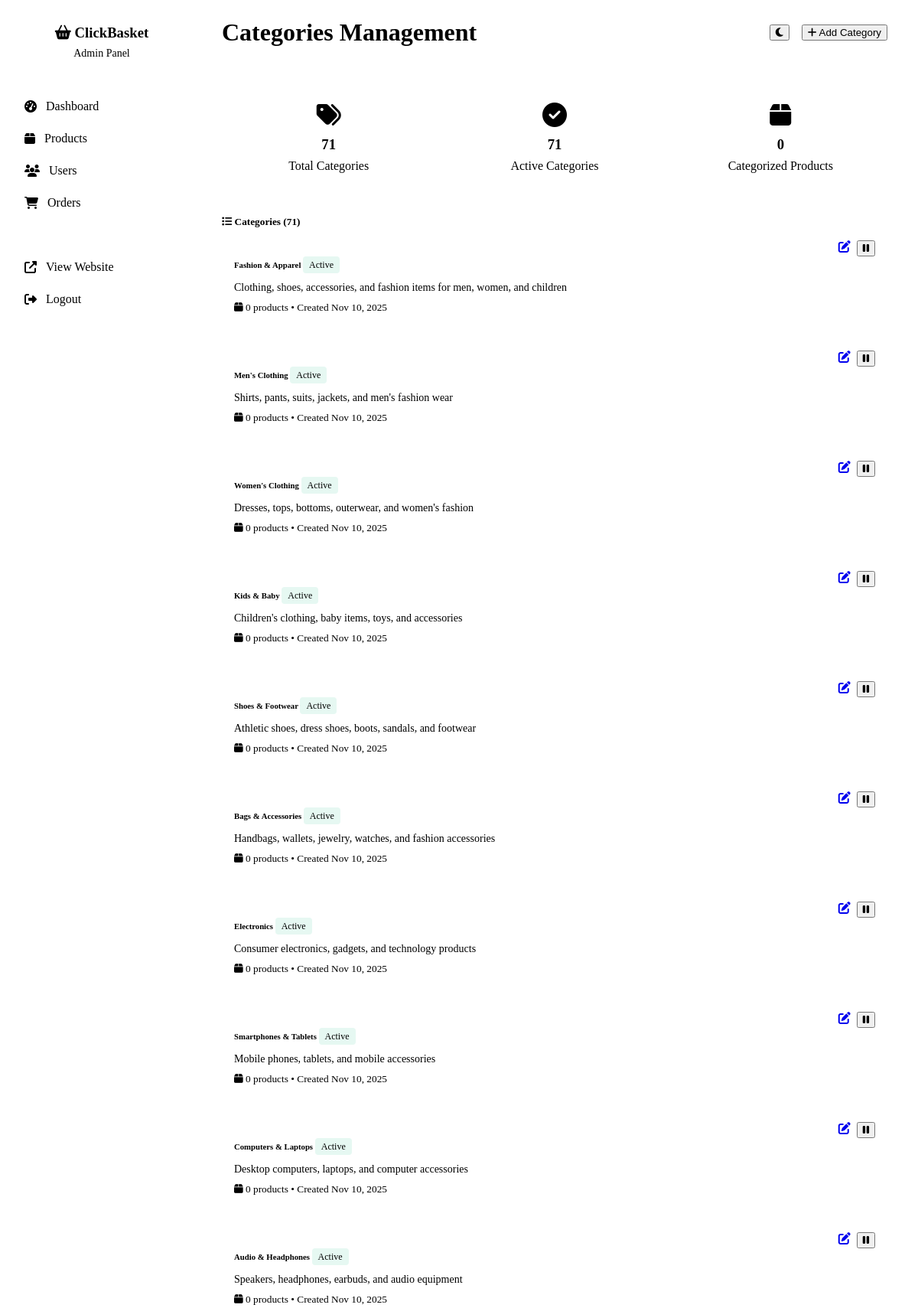
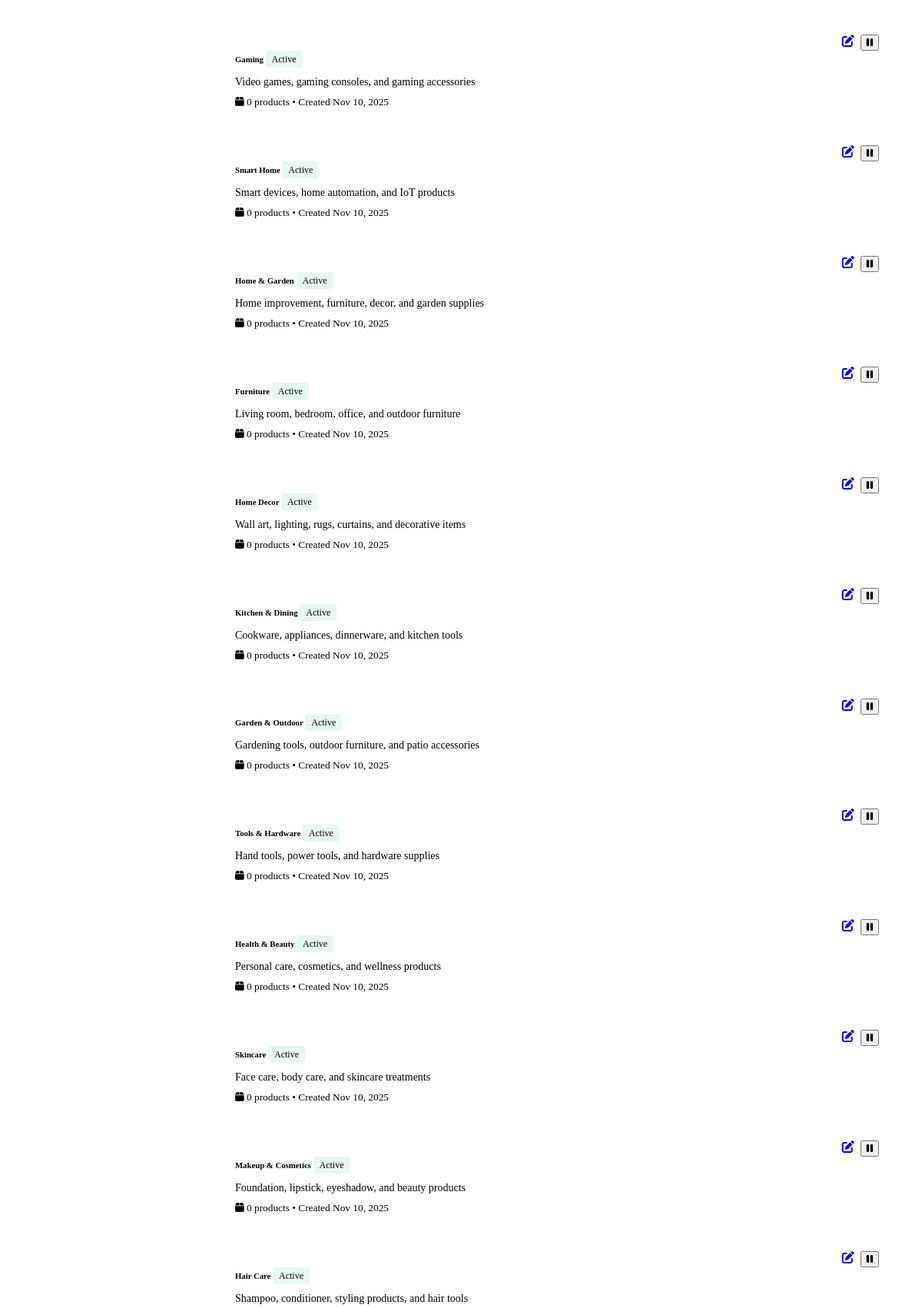
Screenshot of /admin/categories.php (signed in, upper part) with the database file from the repository (2 pictures, top to bottom).
### tables this page shows
CREATE TABLE categories (
    id INT PRIMARY KEY AUTO_INCREMENT,
    name VARCHAR(100) NOT NULL,
    slug VARCHAR(100) UNIQUE NOT NULL,
    description TEXT,
    image VARCHAR(255),
    is_active BOOLEAN DEFAULT TRUE,
    created_at TIMESTAMP DEFAULT CURRENT_TIMESTAMP
);

### admin/categories.php (the view, shortened to what this page needs)
<?php
$database = new Database();
$db = $database->getConnection();
try {
    $categories_query = "SELECT c.*, COUNT(p.id) as product_count
                        FROM categories c
                        LEFT JOIN products p ON c.id = p.category_id AND p.is_active = 1
                        GROUP BY c.id
                        ORDER BY c.created_at DESC";
    $categories_stmt = $db->prepare($categories_query);
    $categories_stmt->execute();
    $categories = $categories_stmt->fetchAll(PDO::FETCH_ASSOC);
    $stats_query = "SELECT
        COUNT(*) as total_categories,
        SUM(CASE WHEN is_active = 1 THEN 1 ELSE 0 END) as active_categories,
        (SELECT COUNT(*) FROM products WHERE category_id IS NOT NULL AND is_active = 1) as categorized_products
        FROM categories";
    $stats_stmt = $db->prepare($stats_query);
    $stats_stmt->execute();
    $stats = $stats_stmt->fetch(PDO::FETCH_ASSOC);
} catch (Exception $e) {
    $categories = [];
    $stats = ['total_categories' => 0, 'active_categories' => 0, 'categorized_products' => 0];
}
?>
<!DOCTYPE html>
<html lang="en">
<head>
    <link rel="stylesheet" href="<?php echo SITE_URL; ?>/assets/css/style.css">
    <link rel="stylesheet" href="https://cdnjs.cloudflare.com/ajax/libs/font-awesome/6.4.0/css/all.min.css">
</head>
<body>
    <div class="admin-layout">
        <div class="admin-sidebar">
            <div class="sidebar-brand">
                <h3 style="color: var(--primary-color); margin: 0;"><i class="fas fa-shopping-basket"></i> ClickBasket</h3>
                <p style="color: var(--text-muted); font-size: 0.875rem; margin: 0.5rem 0 0;">Admin Panel</p>
            </div>
            <nav style="padding: 1rem 0;">
                <a href="dashboard.php" class="nav-link"><i class="fas fa-tachometer-alt"></i> Dashboard</a>
                <a href="products.php" class="nav-link"><i class="fas fa-box"></i> Products</a>
                <a href="users.php" class="nav-link"><i class="fas fa-users"></i> Users</a>
                <a href="orders.php" class="nav-link"><i class="fas fa-shopping-cart"></i> Orders</a>
                <a href="categories.php" class="nav-link active"><i class="fas fa-tags"></i> Categories</a>
                <a href="../index.php" class="nav-link"><i class="fas fa-external-link-alt"></i> View Website</a>
                <a href="logout.php" class="nav-link" style="color: var(--danger-color);"><i class="fas fa-sign-out-alt"></i> Logout</a>
            </nav>
        </div>
        <div class="admin-main">
            <div class="admin-header">
                <h1 style="color: var(--text-primary); margin: 0;">Categories Management</h1>
                <div style="display: flex; align-items: center; gap: 1rem;">
                    <button onclick="toggleTheme()" class="btn btn-secondary btn-sm">
                        <i class="fas fa-moon"></i>
                    </button>
                    <button onclick="toggleAddForm()" class="btn btn-primary">
                        <i class="fas fa-plus"></i> Add Category
                    </button>
                </div>
            </div>
            <div style="padding: 2rem;">
                <div class="stats-grid">
                    <div class="stat-card">
                        <div style="color: var(--primary-color); font-size: 2rem; margin-bottom: 0.5rem;"><i class="fas fa-tags"></i></div>
                        <h3 style="margin: 0.5rem 0;"><?php echo number_format($stats['total_categories']); ?></h3>
                        <p style="color: var(--text-muted); margin: 0;">Total Categories</p>
                    </div>
                    <div class="stat-card">
                        <div style="color: var(--success-color); font-size: 2rem; margin-bottom: 0.5rem;"><i class="fas fa-check-circle"></i></div>
                        <h3 style="margin: 0.5rem 0;"><?php echo number_format($stats['active_categories']); ?></h3>
                        <p style="color: var(--text-muted); margin: 0;">Active Categories</p>
                    </div>
                    <div class="stat-card">
                        <div style="color: var(--info-color); font-size: 2rem; margin-bottom: 0.5rem;"><i class="fas fa-box"></i></div>
                        <h3 style="margin: 0.5rem 0;"><?php echo number_format($stats['categorized_products']); ?></h3>
                        <p style="color: var(--text-muted); margin: 0;">Categorized Products</p>
                    </div>
                </div>
                <div class="row">
                    <div class="col-md-8">
                        <div class="card">
                            <div class="card-header">
                                <h5 style="margin: 0;"><i class="fas fa-list"></i> Categories (<?php echo count($categories); ?>)</h5>
                            </div>
                            <div class="card-body">
                                <?php if (!empty($categories)): ?>
                                    <?php foreach ($categories as $category): ?>
                                        <div class="category-card">
                                            <div style="display: flex; justify-content: space-between; align-items: start;">
                                                <div style="flex: 1;">
                                                    <h6 style="color: var(--text-primary); margin-bottom: 0.5rem;">
                                                        <?php echo htmlspecialchars($category['name']); ?>
                                                        <span class="status-badge <?php echo $category['is_active'] ? 'status-active' : 'status-inactive'; ?>">
                                                            <?php echo $category['is_active'] ? 'Active' : 'Inactive'; ?>
                                                        </span>
                                                    </h6>
                                                    <?php if ($category['description']): ?>
                                                        <p style="color: var(--text-secondary); margin-bottom: 0.5rem; font-size: 0.875rem;">
                                                            <?php echo htmlspecialchars($category['description']); ?>
                                                        </p>
                                                    <?php endif; ?>
                                                    <small style="color: var(--text-muted);">
                                                        <i class="fas fa-box"></i> <?php echo $category['product_count']; ?> products •
                                                        Created <?php echo date('M j, Y', strtotime($category['created_at'])); ?>
                                                    </small>
                                                </div>
                                                <div style="display: flex; gap: 0.5rem; margin-left: 1rem;">
                                                    <a href="?edit=<?php echo $category['id']; ?>" class="btn btn-info btn-sm">
                                                        <i class="fas fa-edit"></i>
                                                    </a>
                                                    <form method="POST" style="display: inline;">
                                                        <button type="submit" class="btn <?php echo $category['is_active'] ? 'btn-warning' : 'btn-success'; ?> btn-sm"
                                                                onclick="return confirm('<?php echo $category['is_active'] ? 'Deactivate' : 'Activate'; ?> this category?')">
                                                            <i class="fas <?php echo $category['is_active'] ? 'fa-pause' : 'fa-play'; ?>"></i>
                                                        </button>
                                                    </form>
                                                </div>
                                            </div>
                                        </div>
                                    <?php endforeach; ?>
                                <?php endif; ?>
                            </div>
                        </div>
                    </div>
                </div>
            </div>
        </div>
    </div>
</body>
</html>

### admin/categories.php (style rules this page uses)
.admin-layout { display: flex; min-height: 100vh; }
.admin-sidebar { width: 250px; background: var(--bg-primary); border-right: 1px solid var(--border-color); position: fixed; height: 100vh; overflow-y: auto; }
.admin-main { flex: 1; margin-left: 250px; background: var(--bg-secondary); }
.admin-header { background: var(--bg-primary); border-bottom: 1px solid var(--border-color); padding: 1rem 2rem; display: flex; justify-content: space-between; align-items: center; }
.sidebar-brand { padding: 1.5rem; border-bottom: 1px solid var(--border-color); text-align: center; }
.nav-link { display: flex; align-items: center; gap: 0.75rem; padding: 0.75rem 1.5rem; color: var(--text-secondary); text-decoration: none; transition: all 0.3s ease; }
.nav-link:hover, .nav-link.active { background: var(--primary-color); color: white; }
.stats-grid { display: grid; grid-template-columns: repeat(auto-fit, minmax(200px, 1fr)); gap: 1rem; margin-bottom: 2rem; }
.stat-card { background: var(--bg-primary); border-radius: 0.5rem; padding: 1.5rem; border: 1px solid var(--border-color); text-align: center; }
.category-card { background: var(--bg-primary); border: 1px solid var(--border-color); border-radius: 0.5rem; padding: 1rem; margin-bottom: 1rem; }
.status-badge { padding: 0.25rem 0.5rem; border-radius: 0.25rem; font-size: 0.75rem; font-weight: 500; }
.status-active { background: rgba(16, 185, 129, 0.1); color: var(--success-color); }

### rows the page displays
categories: name "Fashion & Apparel", is_active "Active", description "Clothing, shoes, accessories, and fashion items for men, women, and children", product_count "0", created_at "Nov 10, 2025"
categories: name "Men's Clothing", is_active "Active", description "Shirts, pants, suits, jackets, and men's fashion wear", product_count "0", created_at "Nov 10, 2025"
categories: name "Women's Clothing", is_active "Active", description "Dresses, tops, bottoms, outerwear, and women's fashion", product_count "0", created_at "Nov 10, 2025"
categories: name "Kids & Baby", is_active "Active", description "Children's clothing, baby items, toys, and accessories", product_count "0", created_at "Nov 10, 2025"
categories: name "Shoes & Footwear", is_active "Active", description "Athletic shoes, dress shoes, boots, sandals, and footwear", product_count "0", created_at "Nov 10, 2025"
categories: name "Bags & Accessories", is_active "Active", description "Handbags, wallets, jewelry, watches, and fashion accessories", product_count "0", created_at "Nov 10, 2025"
categories: name "Electronics", is_active "Active", description "Consumer electronics, gadgets, and technology products", product_count "0", created_at "Nov 10, 2025"
categories: name "Smartphones & Tablets", is_active "Active", description "Mobile phones, tablets, and mobile accessories", product_count "0", created_at "Nov 10, 2025"
categories: name "Computers & Laptops", is_active "Active", description "Desktop computers, laptops, and computer accessories", product_count "0", created_at "Nov 10, 2025"
categories: name "Audio & Headphones", is_active "Active", description "Speakers, headphones, earbuds, and audio equipment", product_count "0", created_at "Nov 10, 2025"
categories: name "Gaming", is_active "Active", description "Video games, gaming consoles, and gaming accessories", product_count "0", created_at "Nov 10, 2025"
categories: name "Smart Home", is_active "Active", description "Smart devices, home automation, and IoT products", product_count "0", created_at "Nov 10, 2025"
categories: name "Home & Garden", is_active "Active", description "Home improvement, furniture, decor, and garden supplies", product_count "0", created_at "Nov 10, 2025"
categories: name "Furniture", is_active "Active", description "Living room, bedroom, office, and outdoor furniture", product_count "0", created_at "Nov 10, 2025"
categories: name "Home Decor", is_active "Active", description "Wall art, lighting, rugs, curtains, and decorative items", product_count "0", created_at "Nov 10, 2025"
categories: name "Kitchen & Dining", is_active "Active", description "Cookware, appliances, dinnerware, and kitchen tools", product_count "0", created_at "Nov 10, 2025"
categories: name "Garden & Outdoor", is_active "Active", description "Gardening tools, outdoor furniture, and patio accessories", product_count "0", created_at "Nov 10, 2025"
categories: name "Tools & Hardware", is_active "Active", description "Hand tools, power tools, and hardware supplies", product_count "0", created_at "Nov 10, 2025"
categories: name "Health & Beauty", is_active "Active", description "Personal care, cosmetics, and wellness products", product_count "0", created_at "Nov 10, 2025"
categories: name "Skincare", is_active "Active", description "Face care, body care, and skincare treatments", product_count "0", created_at "Nov 10, 2025"
categories: name "Makeup & Cosmetics", is_active "Active", description "Foundation, lipstick, eyeshadow, and beauty products", product_count "0", created_at "Nov 10, 2025"
categories: name "Hair Care", is_active "Active", description "Shampoo, conditioner, styling products, and hair tools"

### other values shown
$stats['total_categories'] "71"
$stats['active_categories'] "71"
$stats['categorized_products'] "0"
count($categories) "71"
